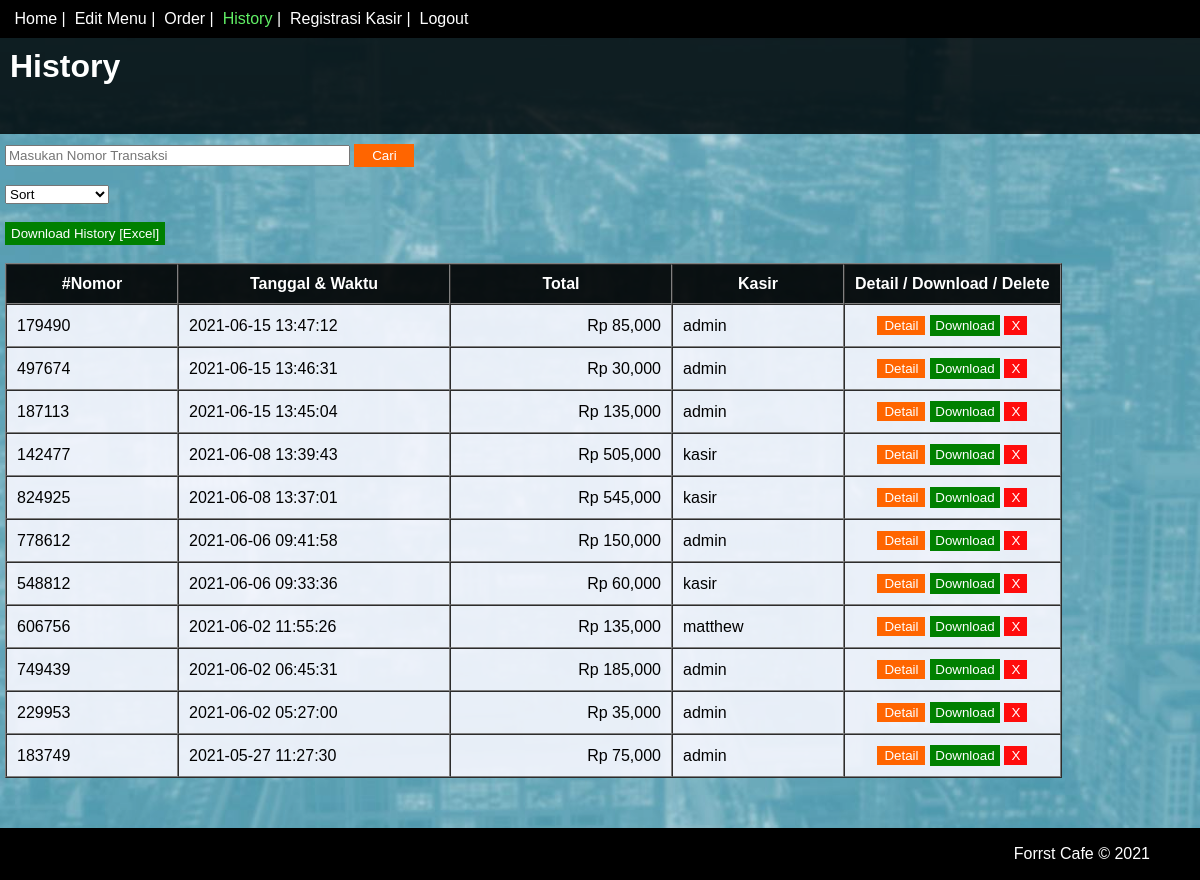
/page/history.php (signed in), run on the app's committed database.
### tables this page shows
CREATE TABLE `tb_transaksi` (
  `id_transaksi` int(11) NOT NULL,
  `tanggal_waktu` datetime NOT NULL,
  `nomor` varchar(10) NOT NULL,
  `total` bigint(20) NOT NULL,
  `nama` varchar(100) NOT NULL,
  `bayar` bigint(20) NOT NULL,
  `kembali` bigint(20) NOT NULL
);

### functions/functions.php (called while the page is built, shortened)
<?php
$conn = mysqli_connect("localhost", "root", "", "db_projek");
function query($query){
	global $conn;
	$result = mysqli_query($conn, $query);
	$rows = [];
	while ($row = mysqli_fetch_assoc($result)) {
		$rows[] = $row;
	}
	return $rows;
}
 ?>

### page/history.php (the view, shortened to what this page needs)
<?php
require '../functions/functions.php';
$role = $_SESSION['role'] OR $_COOKIE['role'];
$history = query("SELECT * FROM `tb_transaksi` ORDER BY tanggal_waktu DESC");
$sort = "tanggal_waktu DESC";
 ?>
<!DOCTYPE html>
<html>
<head>
	<link rel="stylesheet" type="text/css" href="../css/base.css">
	<link rel="stylesheet" type="text/css" href="../css/history.css">
</head>
<body>
	<div class="bar">
	<?php if ( $role == 1 ) { ?>
		<a class="home" href="../index.php"><img class="home" src="../img/icon/home.png"> Home</a> |
		<a class="edit-menu" href="edit_menu.php"><img class="edit-menu" src="../img/icon/edit.png"> Edit Menu</a> |
		<a class="order" href="order.php"><img class="order" src="../img/icon/order.png"> Order</a> |
		<a class="history" style="color: #60ef65;" href="history.php"><img class="history" src="../img/icon/history.png"> History</a> |
		<a class="regis" href="kasir.php"><img class="regis" src="../img/icon/regis.png"> Registrasi Kasir</a> |
		<a class="logout" href="logout.php" onclick="return confirm('Logout?');"><img class="logout" src="../img/icon/logout.png"> Logout</a>
	<?php } else if ( $role == 2 ) { ?>
		<a class="home" href="../index.php"><img class="home" src="../img/icon/home.png"> Home</a> |
		<a class="order" href="order.php"><img class="order" src="../img/icon/order.png"> Order</a> |
		<a class="history" style="color: #60ef65;" href="history.php"><img class="history" src="../img/icon/history.png"> History</a> |
		<a class="logout" href="logout.php" onclick="return confirm('Logout?');"><img class="logout" src="../img/icon/logout.png"> Logout</a>
	<?php } ?>
	</div>
	<header>
		<h1>History</h1><br>
	</header>
	<div class="content">
		<form action="" method="post">
			<input class="search" type="text" name="keyword" size="40" placeholder="Masukan Nomor Transaksi" autocomplete="off">
			<button class="btn" id="cari" type="submit" name="cari">Cari</button>
		</form><br>
		<form action="" method="post">
			<select name="sort" onchange="form.submit()" />
				<option disabled selected>Sort</option>
		</form><br>
		<a href="../fitur/export_excel.php?sort=<?= $sort; ?>"><button style="background-color: green; border: 1px solid green; color: white; padding: 3px 5px;" onclick="return confirm('Pastikan Sort Benar, History Akan Mengikuti Urutan/Sort Saat Ini!');">Download History [Excel]</button></a>
		<br><br>
		<table border="1" cellpadding="10" cellspacing="0">
			<tr style="background-color: rgba(0, 0, 0, 0.9); color: white;">
				<th width="150px;">#Nomor</th>
				<th width="250px;">Tanggal & Waktu</th>
				<th width="200px;">Total</th>
				<th width="150px;">Kasir</th>
				<th>Detail / Download / Delete</th>
			</tr>
			<?php foreach ($history as $key => $value): ?>
				<tr style="background-color: rgb(248, 248, 255, 0.9);">
					<td><?= $value['nomor']; ?></td>
					<td><?= $value['tanggal_waktu']; ?></td>
					<td align="right">Rp <?= number_format($value['total']); ?></td>
					<td><?= $value['nama']; ?></td>
					<td align="center">
						<button class="btn" id="v"> <a href="../fitur/transaksi_selesai.php?id_transaksi=<?= $value['id_transaksi']; ?>">Detail</a> </button>
						<button class="btn" id="p"> <a href="../fitur/download.php?id_transaksi=<?= $value['id_transaksi']; ?>">Download</a> </button>
						<button class="btn" id="x"> <a href="../fitur/hapus_history.php?id_transaksi=<?= $value['id_transaksi']; ?>" onclick="return confirm('Delete?');">X</a> </button>
					</td>
				</tr>
			<?php endforeach ?>
		</table>
	</div>
	<footer>
		<p>Forrst Cafe &copy 2021</p>
	</footer>
</body>
</html>

### css/base.css (style rules this page uses)
body { margin: 0; padding: 0; font-family: sans-serif; }
.bar { background-color: black; color: white; padding: 10px; }
.bar a { color: white; text-decoration: none; cursor: pointer; }
.home, .edit-menu, .history, .regis, .logout, .order img { height: 0px; width: 0px; }

### css/history.css (style rules this page uses)
body { margin: 0; padding: 0; background-image: url(../img/bg.jpg); background-size: cover; }
header { background-color: rgba(0, 0, 0, 0.8); margin-top: 0px; }
h1 { margin-top: 0px; padding: 10px; color: white; }
.content { height: auto; padding: 5px; padding-top: 10px; margin: 0 auto; background-color: rgba(255, 255, 255, 0.2); padding-bottom: 50px; }
.btn a { color: white; text-decoration: none; }
#v { background-color: #ff6500; color: white; border: 1px solid #ff6500; }
#p { background-color: green; border: 1px solid green; padding: 2px; color: white; width: 70px; }
#x { background-color: #ff0c0c; border: 1px solid #ff0c0c; }
#cari { background-color: #ff6500; border: 2px solid #ff6500; color: white; width: 60px; padding: 2px; }
footer { background-color: black; color: white; padding: 1px 50px; height: auto; text-align: right; }

### data on the page
tb_transaksi: nomor "179490", tanggal_waktu "2021-06-15 13:47:12", total "85,000", nama "admin"
tb_transaksi: nomor "497674", tanggal_waktu "2021-06-15 13:46:31", total "30,000", nama "admin"
tb_transaksi: nomor "187113", tanggal_waktu "2021-06-15 13:45:04", total "135,000", nama "admin"
tb_transaksi: nomor "142477", tanggal_waktu "2021-06-08 13:39:43", total "505,000", nama "kasir"
tb_transaksi: nomor "824925", tanggal_waktu "2021-06-08 13:37:01", total "545,000", nama "kasir"
tb_transaksi: nomor "778612", tanggal_waktu "2021-06-06 09:41:58", total "150,000", nama "admin"
tb_transaksi: nomor "548812", tanggal_waktu "2021-06-06 09:33:36", total "60,000", nama "kasir"
tb_transaksi: nomor "606756", tanggal_waktu "2021-06-02 11:55:26", total "135,000", nama "matthew"
tb_transaksi: nomor "749439", tanggal_waktu "2021-06-02 06:45:31", total "185,000", nama "admin"
tb_transaksi: nomor "229953", tanggal_waktu "2021-06-02 05:27:00", total "35,000", nama "admin"
tb_transaksi: nomor "183749", tanggal_waktu "2021-05-27 11:27:30", total "75,000", nama "admin"
